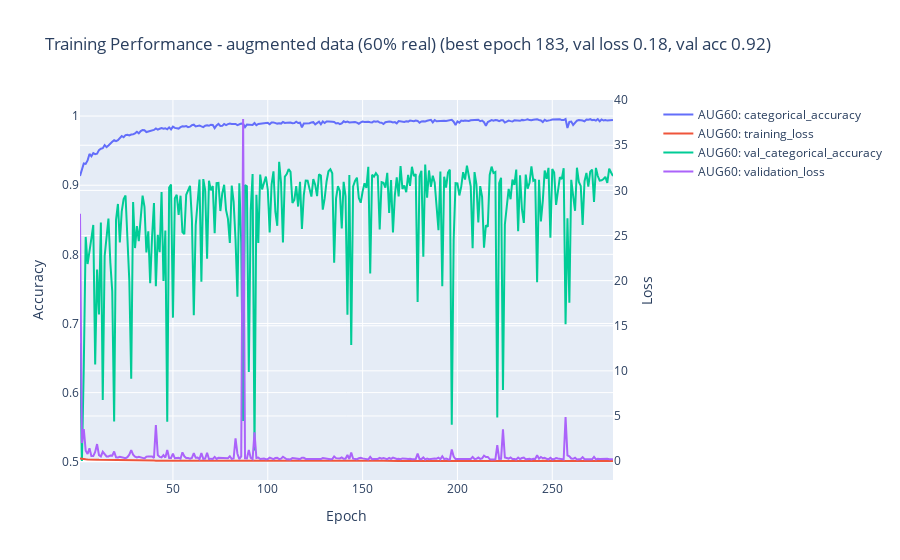

Notebook code for this chart:
### Code cell
files = {
    'AUG60': "models/AUG60_pointnet_history.json",
    }

histories = {}
for key in files.keys():
    with open(files[key], 'r') as f:
        histories[key] = json.load(f)

plot_training_performance(histories, 'categorical_accuracy', 'val_categorical_accuracy', 'Training Performance - augmented data (60% real) (best epoch 183, val loss 0.18, val acc 0.92)', 'AUG60_pointnet_training.png')

### Figure 1 — Plotly figure (JSON) as saved in the notebook; plotly's stock layout.template omitted (floating-point values rounded to 4 significant figures; data arrays with more than 128 entries replaced by an {"elided": "..."} marker saying what was removed)
{"data": [{"mode": "lines", "name": "AUG60: categorical_accuracy", "type": "scatter", "x": {"elided": "282 int values"}, "xaxis": "x", "y": {"elided": "283 float values"}, "yaxis": "y"}, {"mode": "lines", "name": "AUG60: training_loss", "type": "scatter", "x": {"elided": "282 int values"}, "xaxis": "x", "y": {"elided": "283 float values"}, "yaxis": "y2"}, {"mode": "lines", "name": "AUG60: val_categorical_accuracy", "type": "scatter", "x": {"elided": "282 int values"}, "xaxis": "x", "y": {"elided": "283 float values"}, "yaxis": "y"}, {"mode": "lines", "name": "AUG60: validation_loss", "type": "scatter", "x": {"elided": "282 int values"}, "xaxis": "x", "y": {"elided": "283 float values"}, "yaxis": "y2"}], "layout": {"title": {"text": "Training Performance - augmented data (60% real) (best epoch 183, val loss 0.18, val acc 0.92)"}, "xaxis": {"anchor": "y", "domain": [0, 0.94], "title": {"text": "Epoch"}}, "yaxis": {"anchor": "x", "domain": [0, 1], "title": {"text": "Accuracy"}}, "yaxis2": {"anchor": "x", "overlaying": "y", "side": "right", "title": {"text": "Loss"}}}}
